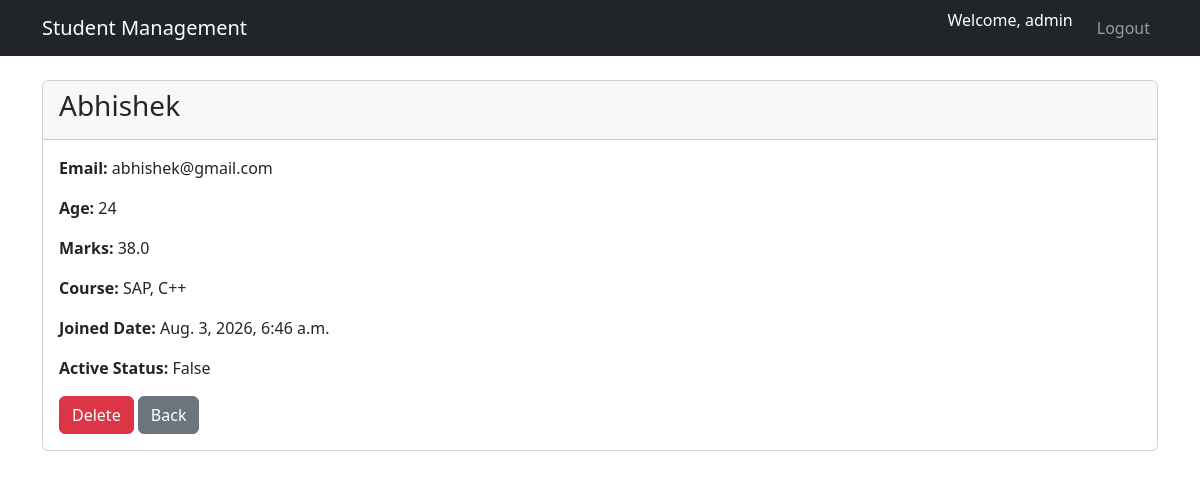
Screenshot of /students/5/ (signed in) with the database file from the repository.
### students/models.py (models this page shows, shortened)
class Student(models.Model):
    id = models.AutoField(primary_key=True)
    name = models.CharField(max_length=100)
    email = models.EmailField(unique=True)
    age = models.IntegerField()
    marks = models.FloatField()
    course = models.CharField(max_length=100)
    joined_date = models.DateTimeField(auto_now_add=True)
    active_status = models.BooleanField(default=False)
    department = models.ForeignKey(Department,on_delete=models.CASCADE,null=True,related_name="students")
    course = models.ManyToManyField(Course, related_name="students")

class Course(models.Model):
    course_name = models.CharField(max_length=100)
    code = models.CharField(max_length=50)
    duration = models.FloatField()
    active_status = models.BooleanField(default=True)

### students/views.py (the view)
# urls.py: path("students/<int:id>/", views.student_detail, name="student_detail"),
@login_required
def student_detail(request, id):
    student = get_object_or_404(Student, pk=id)
    return render(request,"students/student_detail.html",{"student": student})

### templates/students/student_detail.html (shortened to what this page needs)
{% extends "base.html" %}
{% block content %}
<div class="card">
    <div class="card-header">
        <h3>{{ student.name }}</h3>
    </div>
    <div class="card-body">
        <p><strong>Email:</strong> {{ student.email }}</p>
        <p><strong>Age:</strong> {{ student.age }}</p>
        <p><strong>Marks:</strong> {{ student.marks }}</p>
        <p>
            <strong>Course:</strong>
            <td>
                {% for course in student.course.all %}
                    {{ course.course_name }}{% if not forloop.last %}, {% endif %}
                {% empty %}
                    No Course Assigned
                {% endfor %}
            </td>
        </p>
        <p><strong>Joined Date:</strong> {{ student.joined_date }}</p>
        <p><strong>Active Status:</strong> {{ student.active_status }}</p>
        <a href="{% url 'student_delete' student.id %}" class="btn btn-danger">
            Delete
        </a>
        <a href="{% url 'student_list' %}" class="btn btn-secondary">
            Back
        </a>
    </div>
</div>
{% endblock %}

### templates/base.html (shortened to what this page needs)
<!DOCTYPE html>
<html>
<head>
<link href="https://cdn.jsdelivr.net/npm/bootstrap@5.3.7/dist/css/bootstrap.min.css"
      rel="stylesheet">
</head>
<body>
<nav class="navbar navbar-expand-lg navbar-dark bg-dark">
<div class="container">
<a class="navbar-brand"
href="{% url 'student_list' %}">
Student Management
</a>
<ul class="navbar-nav ms-auto">
{% if user.is_authenticated %}
<li class="nav-item">
<span class="navbar-text text-white me-3">
Welcome, {{ user.username }}
</span>
</li>
<li class="nav-item">
<a class="nav-link"
href="{% url 'logout' %}">
Logout
</a>
</li>
{% endif %}
</ul>
</div>
</nav>
<div class="container mt-4">
{% block content %}
{% endblock %}
</div>
</body>
</html>

### rows the page displays
Student: name "Abhishek", email "abhishek@gmail.com", age "24", marks "38.0", joined_date "Aug. 3, 2026, 6:46 a.m.", active_status "False"
Course: course_name "SAP"
Course: course_name "C++"

### other values shown
{{ user.username }} "admin"
